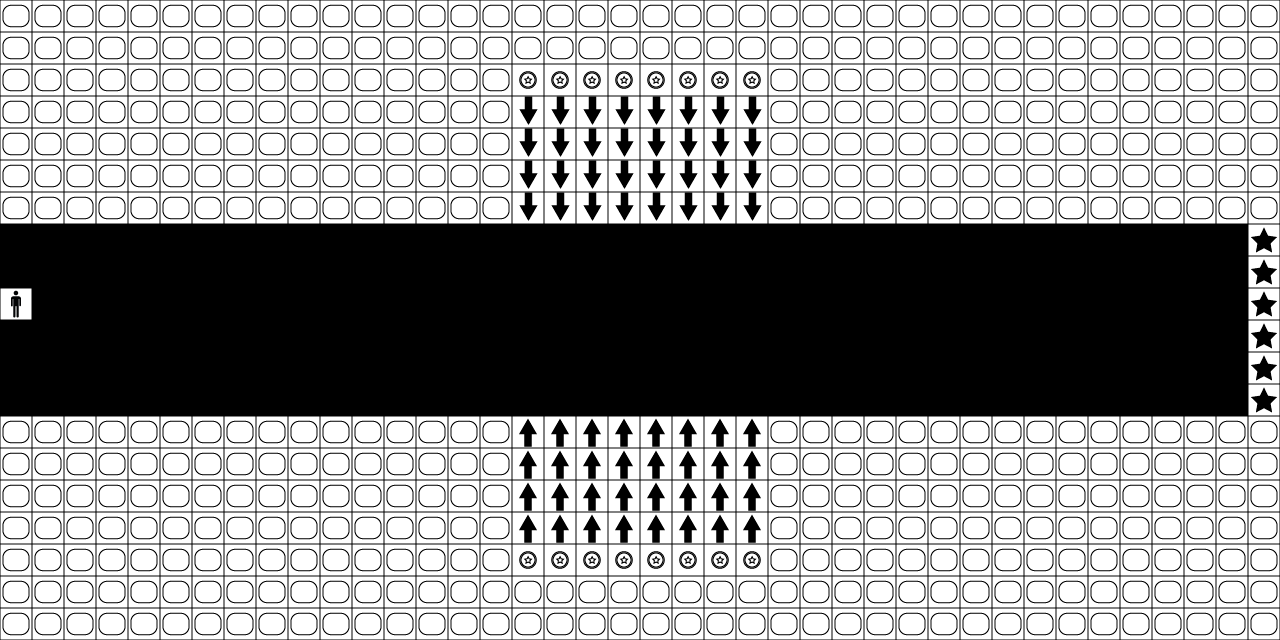

Tiled map render using the project's own tile images. Description and the whole map definition, tile-layer contents included, below:
An orthogonal 40x20 tile map with 32x32 px tiles, 1 tile layer (Camada de Tiles 1).

<map version="1.0" tiledversion="1.0.2" orientation="orthogonal" renderorder="right-down" width="40" height="20" tilewidth="32" tileheight="32" nextobjectid="1">
 <tileset firstgid="1" source="TilesLegenda.tsx" />
 <layer name="Camada de Tiles 1" width="40" height="20">
  <data encoding="csv">
6,6,6,6,6,6,6,6,6,6,6,6,6,6,6,6,6,6,6,6,6,6,6,6,6,6,6,6,6,6,6,6,6,6,6,6,6,6,6,6,
6,6,6,6,6,6,6,6,6,6,6,6,6,6,6,6,6,6,6,6,6,6,6,6,6,6,6,6,6,6,6,6,6,6,6,6,6,6,6,6,
6,6,6,6,6,6,6,6,6,6,6,6,6,6,6,6,5,5,5,5,5,5,5,5,6,6,6,6,6,6,6,6,6,6,6,6,6,6,6,6,
6,6,6,6,6,6,6,6,6,6,6,6,6,6,6,6,8,8,8,8,8,8,8,8,6,6,6,6,6,6,6,6,6,6,6,6,6,6,6,6,
6,6,6,6,6,6,6,6,6,6,6,6,6,6,6,6,8,8,8,8,8,8,8,8,6,6,6,6,6,6,6,6,6,6,6,6,6,6,6,6,
6,6,6,6,6,6,6,6,6,6,6,6,6,6,6,6,8,8,8,8,8,8,8,8,6,6,6,6,6,6,6,6,6,6,6,6,6,6,6,6,
6,6,6,6,6,6,6,6,6,6,6,6,6,6,6,6,8,8,8,8,8,8,8,8,6,6,6,6,6,6,6,6,6,6,6,6,6,6,6,6,
0,0,0,0,0,0,0,0,0,0,0,0,0,0,0,0,0,0,0,0,0,0,0,0,0,0,0,0,0,0,0,0,0,0,0,0,0,0,0,9,
0,0,0,0,0,0,0,0,0,0,0,0,0,0,0,0,0,0,0,0,0,0,0,0,0,0,0,0,0,0,0,0,0,0,0,0,0,0,0,9,
3,0,0,0,0,0,0,0,0,0,0,0,0,0,0,0,0,0,0,0,0,0,0,0,0,0,0,0,0,0,0,0,0,0,0,0,0,0,0,9,
0,0,0,0,0,0,0,0,0,0,0,0,0,0,0,0,0,0,0,0,0,0,0,0,0,0,0,0,0,0,0,0,0,0,0,0,0,0,0,9,
0,0,0,0,0,0,0,0,0,0,0,0,0,0,0,0,0,0,0,0,0,0,0,0,0,0,0,0,0,0,0,0,0,0,0,0,0,0,0,9,
0,0,0,0,0,0,0,0,0,0,0,0,0,0,0,0,0,0,0,0,0,0,0,0,0,0,0,0,0,0,0,0,0,0,0,0,0,0,0,9,
6,6,6,6,6,6,6,6,6,6,6,6,6,6,6,6,7,7,7,7,7,7,7,7,6,6,6,6,6,6,6,6,6,6,6,6,6,6,6,6,
6,6,6,6,6,6,6,6,6,6,6,6,6,6,6,6,7,7,7,7,7,7,7,7,6,6,6,6,6,6,6,6,6,6,6,6,6,6,6,6,
6,6,6,6,6,6,6,6,6,6,6,6,6,6,6,6,7,7,7,7,7,7,7,7,6,6,6,6,6,6,6,6,6,6,6,6,6,6,6,6,
6,6,6,6,6,6,6,6,6,6,6,6,6,6,6,6,7,7,7,7,7,7,7,7,6,6,6,6,6,6,6,6,6,6,6,6,6,6,6,6,
6,6,6,6,6,6,6,6,6,6,6,6,6,6,6,6,5,5,5,5,5,5,5,5,6,6,6,6,6,6,6,6,6,6,6,6,6,6,6,6,
6,6,6,6,6,6,6,6,6,6,6,6,6,6,6,6,6,6,6,6,6,6,6,6,6,6,6,6,6,6,6,6,6,6,6,6,6,6,6,6,
6,6,6,6,6,6,6,6,6,6,6,6,6,6,6,6,6,6,6,6,6,6,6,6,6,6,6,6,6,6,6,6,6,6,6,6,6,6,6,6
</data>
 </layer>
</map>
